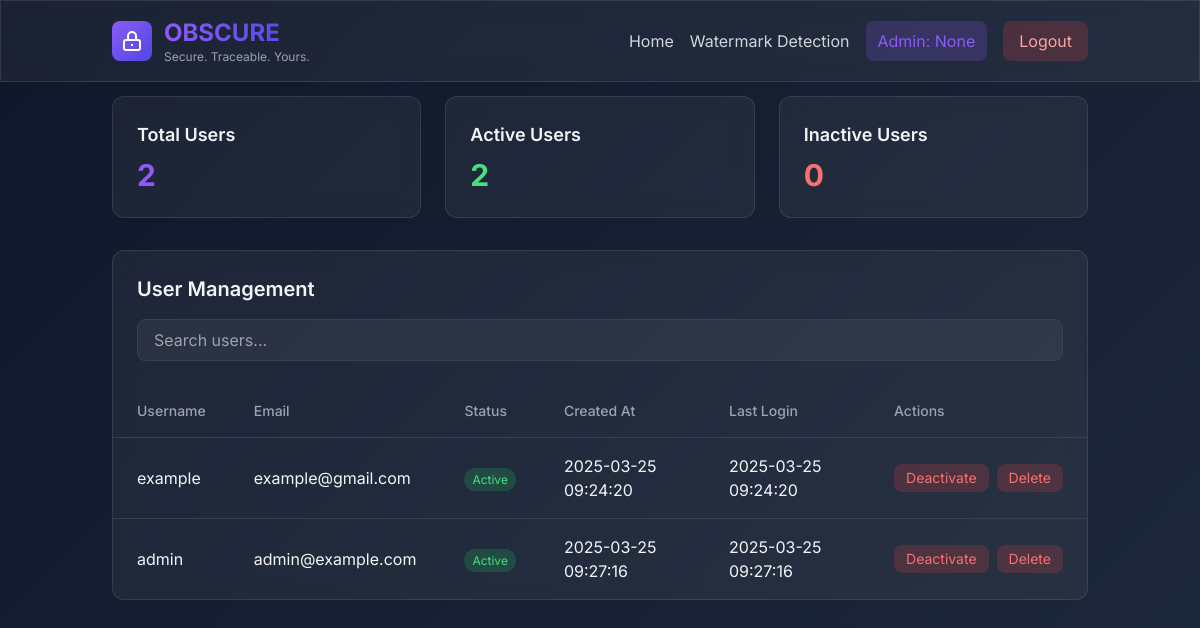
/admin (signed in), run on an earlier commit of the app's database.
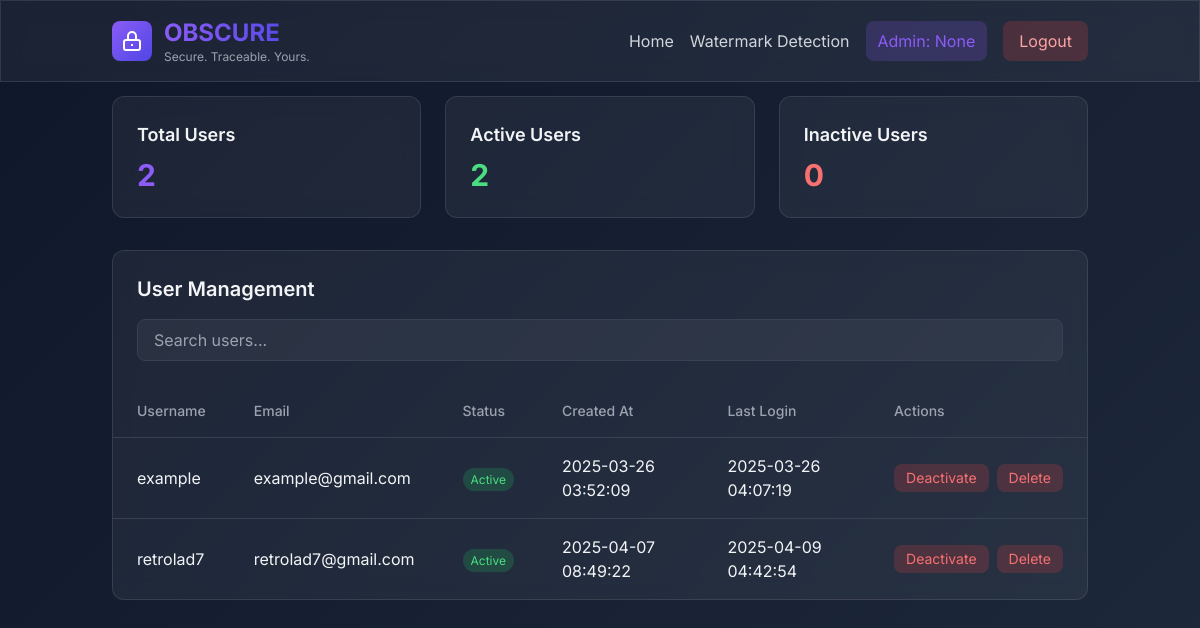
And on a later commit of the database.
### tables this page shows
CREATE TABLE users (
                id INTEGER PRIMARY KEY AUTOINCREMENT,
                username TEXT UNIQUE NOT NULL,
                email TEXT UNIQUE NOT NULL,
                password_hash TEXT NOT NULL,
                salt TEXT NOT NULL,
                created_at TIMESTAMP DEFAULT CURRENT_TIMESTAMP,
                last_login TIMESTAMP,
                is_active BOOLEAN DEFAULT 1
            );

### app.py (the view, shortened to what this page needs)
@app.route('/admin', methods=["GET", "POST"])
def admin():
    if 'admin' not in session:
        flash('Admin access required', 'error')
        return redirect(url_for('admin_login'))
    users = user_manager.get_all_users()
    return render_template('admin.html', users=users)

### users.py (called while the page is built)
    def get_all_users(self) -> list[Dict[str, Any]]:
        conn = sqlite3.connect(self.db_path)
        cursor = conn.cursor()
        cursor.execute("SELECT * FROM users")
        users = cursor.fetchall()
        conn.close()
        return [{
            'id': user[0],
            'username': user[1],
            'email': user[2],
            'created_at': user[5],
            'last_login': user[6],
            'is_active': user[7]
        } for user in users]

### templates/admin.html (shortened to what the changed rows need)
<!DOCTYPE html>
<html lang="en" class="scroll-smooth">
<head>
    <script src="https://cdn.tailwindcss.com"></script>
</head>
<body class="text-gray-100 min-h-screen">
    <div class="container mx-auto px-6 pt-24 pb-12">
        <div class="glass-effect rounded-xl overflow-hidden">
            <div class="p-6">
                <h2 class="text-xl font-semibold mb-4">User Management</h2>
            </div>
            <div class="overflow-x-auto">
                <table class="w-full">
                    <thead>
                        <tr class="border-b border-gray-700">
                            <th class="px-6 py-4 text-left text-sm font-medium text-gray-400">Username</th>
                            <th class="px-6 py-4 text-left text-sm font-medium text-gray-400">Email</th>
                            <th class="px-6 py-4 text-left text-sm font-medium text-gray-400">Status</th>
                            <th class="px-6 py-4 text-left text-sm font-medium text-gray-400">Created At</th>
                            <th class="px-6 py-4 text-left text-sm font-medium text-gray-400">Last Login</th>
                            <th class="px-6 py-4 text-left text-sm font-medium text-gray-400">Actions</th>
                        </tr>
                    </thead>
                    <tbody class="divide-y divide-gray-700">
                        {% for user in users %}
                        <tr class="hover:bg-white/5">
                            <td class="px-6 py-4">{{ user.username }}</td>
                            <td class="px-6 py-4">{{ user.email }}</td>
                            <td class="px-6 py-4">
                                <span class="px-2 py-1 rounded-full text-xs {% if user.is_active %}bg-green-500/20 text-green-400{% else %}bg-red-500/20 text-red-400{% endif %}">
                                    {{ 'Active' if user.is_active else 'Inactive' }}
                                </span>
                            </td>
                            <td class="px-6 py-4">{{ user.created_at }}</td>
                            <td class="px-6 py-4">{{ user.last_login or 'Never' }}</td>
                            <td class="px-6 py-4">
                                <div class="flex space-x-2">
                                    <form action="{{ url_for('admin') }}" method="POST" class="inline">
                                        <button type="submit" class="px-3 py-1 text-sm rounded-lg {% if user.is_active %}bg-red-500/20 text-red-400 hover:bg-red-500/30{% else %}bg-green-500/20 text-green-400 hover:bg-green-500/30{% endif %} transition-colors">
                                            {{ 'Deactivate' if user.is_active else 'Activate' }}
                                        </button>
                                    </form>
                                    <form action="{{ url_for('admin') }}" method="POST" class="inline" onsubmit="return confirm('Are you sure you want to delete this user?');">
                                        <button type="submit" class="px-3 py-1 text-sm bg-red-500/20 text-red-400 rounded-lg hover:bg-red-500/30 transition-colors">
                                            Delete
                                        </button>
                                    </form>
                                </div>
                            </td>
                        </tr>
                        {% endfor %}
                    </tbody>
                </table>
            </div>
        </div>
    </div>
</body>
</html>

What changed in the data, as far as the page shows it:
removed users: username "admin", email "admin@example.com", is_active "Active", created_at "2025-03-25 09:27:16", last_login "2025-03-25 09:27:16", is_active "Deactivate"
changed users "example": created_at "2025-03-25 09:24:20" → "2025-03-26 03:52:09"; last_login "2025-03-25 09:24:20" → "2025-03-26 04:07:19"
added users: username "retrolad7", email "retrolad7@gmail.com", is_active "Active", created_at "2025-04-07 08:49:22", last_login "2025-04-09 04:42:54", is_active "Deactivate"
